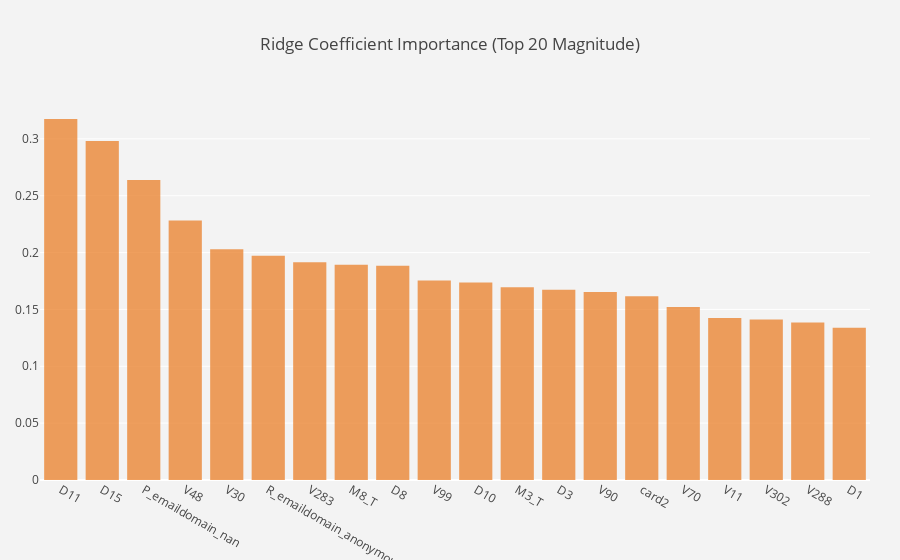

Notebook code for this chart:
### Code cell
layout = go.Layout(
autosize=True,
title='Ridge Coefficient Importance (Top 20 Magnitude)',
yaxis=dict(
    autorange=True,
    showgrid=True,
    zeroline=True,
    dtick=0,
    gridcolor='rgb(255, 255, 255)',
    gridwidth=1,
    zerolinecolor='rgb(255, 255, 255)',
    zerolinewidth=2,
),
margin=dict(
    l=40,
    r=30,
    b=80,
    t=100,
),
paper_bgcolor='rgb(243, 243, 243)',
plot_bgcolor='rgb(243, 243, 243)',
showlegend=False
)

fig = go.Figure(layout=layout)

fig.add_trace(go.Bar(x = cols[:20], y = abs_coefs[:20], marker_color = 'rgba(234, 131, 46, 0.77)'))

fig.show()

### Figure 1 — Plotly figure (JSON) as saved in the notebook; plotly's stock layout.template omitted (floating-point values rounded to 4 significant figures)
{"data": [{"marker": {"color": "rgba(234, 131, 46, 0.77)"}, "type": "bar", "uid": "0fb8cbf5-fe53-4ac5-9242-89f45e8a267a", "x": ["D11", "D15", "P_emaildomain_nan", "V48", "V30", "R_emaildomain_anonymous.com", "V283", "M8_T", "D8", "V99", "D10", "M3_T", "D3", "V90", "card2", "V70", "V11", "V302", "V288", "D1"], "y": [0.3175, 0.298, 0.2638, 0.2281, 0.2028, 0.1971, 0.1915, 0.1893, 0.1883, 0.1755, 0.1737, 0.1695, 0.1673, 0.1653, 0.1617, 0.1521, 0.1425, 0.1412, 0.1385, 0.134]}], "layout": {"autosize": true, "margin": {"b": 80, "l": 40, "r": 30, "t": 100}, "paper_bgcolor": "rgb(243, 243, 243)", "plot_bgcolor": "rgb(243, 243, 243)", "showlegend": false, "title": {"text": "Ridge Coefficient Importance (Top 20 Magnitude)"}, "xaxis": {"autorange": true, "range": [-0.5, 19.5], "type": "category"}, "yaxis": {"autorange": true, "dtick": 0, "gridcolor": "rgb(255, 255, 255)", "gridwidth": 1, "range": [0, 0.3342], "showgrid": true, "type": "linear", "zeroline": true, "zerolinecolor": "rgb(255, 255, 255)", "zerolinewidth": 2}}}
